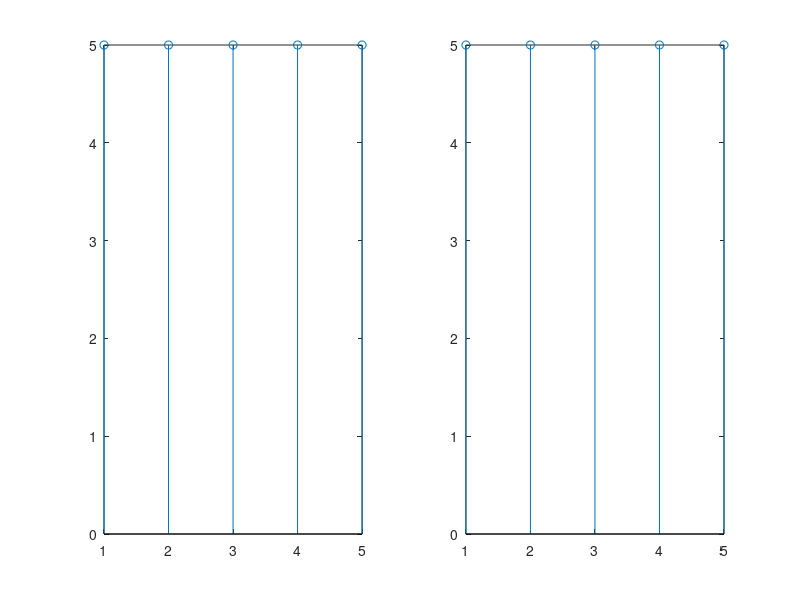

This figure's MATLAB source:
%A = [1,2,3,4,5,6,7];
%B = fliplr(A);
%disp(B);

A = [];
n = input('Enter the number of elements: ');
for i = 1:n
    a = input('Enter values: ');
    if(a>n)
       break;
    else
        A(i) = a;
    end
end
    
 for j = 1:length(A)
        B(j) = A(length(A)-j+1);
 end
 
 disp(A); 
 disp(B);
 
 subplot(1,2,1);
 stem(A);
 subplot(1,2,2);
 stem(B);